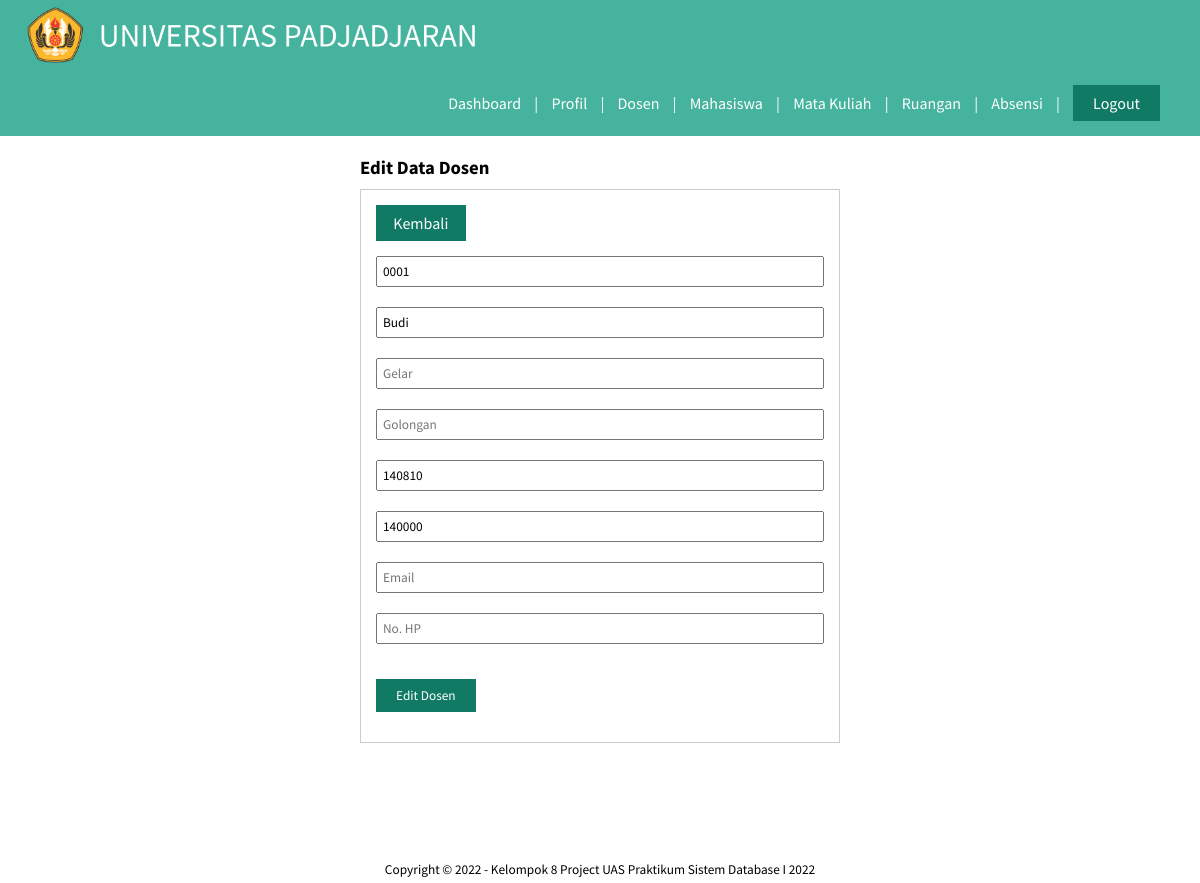
/edit_dosen.php?id=0001 (signed in), run on the app's committed database.
### tables this page shows
CREATE TABLE `dosen` (
  `nip_dosen` varchar(25) NOT NULL,
  `kode_fakultas` int(6) NOT NULL,
  `kode_prodi` int(6) NOT NULL,
  `nama_dosen` varchar(50) NOT NULL,
  `golongan` varchar(3) NOT NULL,
  `telp_dosen` varchar(13) NOT NULL,
  `email_dosen` varchar(30) NOT NULL,
  `gelar_dosen` varchar(10) NOT NULL,
  `password` varchar(50) NOT NULL
);

CREATE TABLE `program_studi` (
  `kode_prodi` int(6) NOT NULL,
  `kode_fakultas` int(6) NOT NULL,
  `nama_prodi` varchar(50) NOT NULL,
  `jenjang` varchar(10) NOT NULL,
  `telp_prodi` varchar(13) NOT NULL,
  `email_prodi` varchar(30) NOT NULL,
  `nama_kaprodi` varchar(30) NOT NULL
);

### edit_dosen.php (the view, shortened to what this page needs)
<?php
include 'index.php';
$dosen = mysqli_query($koneksi, "SELECT * from dosen join fakultas join program_studi where dosen.nip_dosen='" . $_GET['id'] . "'");
$dsn = mysqli_fetch_object($dosen);
?>
<!DOCTYPE html>
<html lang="en">
<head>
    <link rel="stylesheet" type="text/css" href="css/style_update.css">
</head>
<body>
    <header>
        <div class="container">
            <h1><a href="dashboard_adm.php"><img src="img/logo_unpad.png" alt="Logo Unpad" class="img-fluid""></a></h1>
            <ul>
            <li><a href="dashboard_adm.php">Dashboard</a></li>
                <li><a>|</a></li>
                <li><a href="profil_adm.php">Profil</a></li>
                <li><a>|</a></li>
                <li><a href="data_dosen_adm.php">Dosen</a></li>
                <li><a>|</a></li>
                <li><a href="data_mhs_adm.php">Mahasiswa</a></li>
                <li><a>|</a></li>
                <li><a href="data_matkul_adm.php">Mata Kuliah</a></li>
                <li><a>|</a></li>
                <li><a href="data_ruangan_adm.php">Ruangan</a></li>
                <li><a>|</a></li>
                <li><a href="data_absensi_adm.php">Absensi</a></li>
                <li><a>|</a></li>
                <li><a href="logout.php">
                        <div class="btn">Logout</div>
                    </a></li>
                </ul>
        </div>
    </header>
    <div class="section">
        <div class="container2">
            <h3>Edit Data Dosen</h3>
            <div class="box">
                <form action="" method="POST">
                    <p>
                    <div class="btn3"><a href="data_dosen_adm.php">Kembali</a></div>
                    </p>
                    <input type="text" name="nip_dosen" placeholder="NIP Dosen" class="input-control" value="<?php echo $dsn->nip_dosen ?>" readonly>
                    <input type="text" name="nama_dosen" placeholder="Nama Dosen" class="input-control" value="<?php echo $dsn->nama_dosen ?>" required>
                    <input type="text" name="gelar_dosen" placeholder="Gelar" class="input-control" value="<?php echo $dsn->gelar_dosen ?>" >
                    <input type="text" name="golongan" placeholder="Golongan" class="input-control" value="<?php echo $dsn->golongan ?>">
                    <input type="text" name="prodi" placeholder="Kode Program Studi" class="input-control" value="<?php echo $dsn->kode_prodi ?>" required>
                    <input type="text" name="fakultas" placeholder="Kode Fakultas" class="input-control" value="<?php echo $dsn->kode_fakultas ?>" required>
                    <input type="text" name="email" placeholder="Email" class="input-control" value="<?php echo $dsn->email_dosen ?>">
                    <input type="text" name="phone" placeholder="No. HP" class="input-control" value="<?php echo $dsn->telp_dosen?>" >
                    <input type="submit" name="edit_dosen" value="Edit Dosen" class="btn" onclick="return confirm('Yakin ingin ubah data?')">
                </form>
            </div>
        </div>
    </div>
    <footer>
        <small>Copyright &copy; 2022 - Kelompok 8 Project UAS Praktikum Sistem Database I 2022</small>
    </footer>
</body>
</html>

### css/style_update.css (style rules this page uses)
* { padding: 0; margin: 0; font-family: 'Source Sans Pro', sans-serif; color: inherit; text-decoration: none; justify-content: center; }
body { background-color: #FFFFFF; }
header h1 { float: left; padding: 5px; }
header { background-color: #45B39D; color: #FFFFFF; }
header ul { float: right; }
header ul li { display: inline-block; }
header ul li a { display: inline-block; padding: 0 0 0 10px; }
footer { padding: 70px 0 5px 0; text-align: center; }
.container img { width: 450px; height: 60px; margin: 0 0 0 0; float: left; }
.container { width: 95%; margin:0 10px 0 20px; }
.container:after { content: ''; display: block; clear: both; }
.container2 { width: 40%; margin: 0 auto; }
.input-control { width: 100%; padding: 5px; margin-bottom: 20px; box-sizing: border-box; }
.box { background-color: #FFFFFF; border: 1px solid #CCCCCC; padding: 15px; box-sizing: border-box; margin: 10px 0 25px 0; justify-items: center; }
.section { padding: 20px 0; }
.btn { padding: 8px 20px; background-color: #117A65; color:#FFFFFF; margin: 15px 0px; border:none; cursor:pointer; }
.btn3 { padding: 8px; background-color: #117A65; color:#FFFFFF; margin: 0; border:none; cursor:pointer; text-align: center; margin-bottom: 15px; margin-right: 80%; }

### data on the page
dosen: nip_dosen "0001", nama_dosen "Budi", prodi "140810", fakultas "140000"
